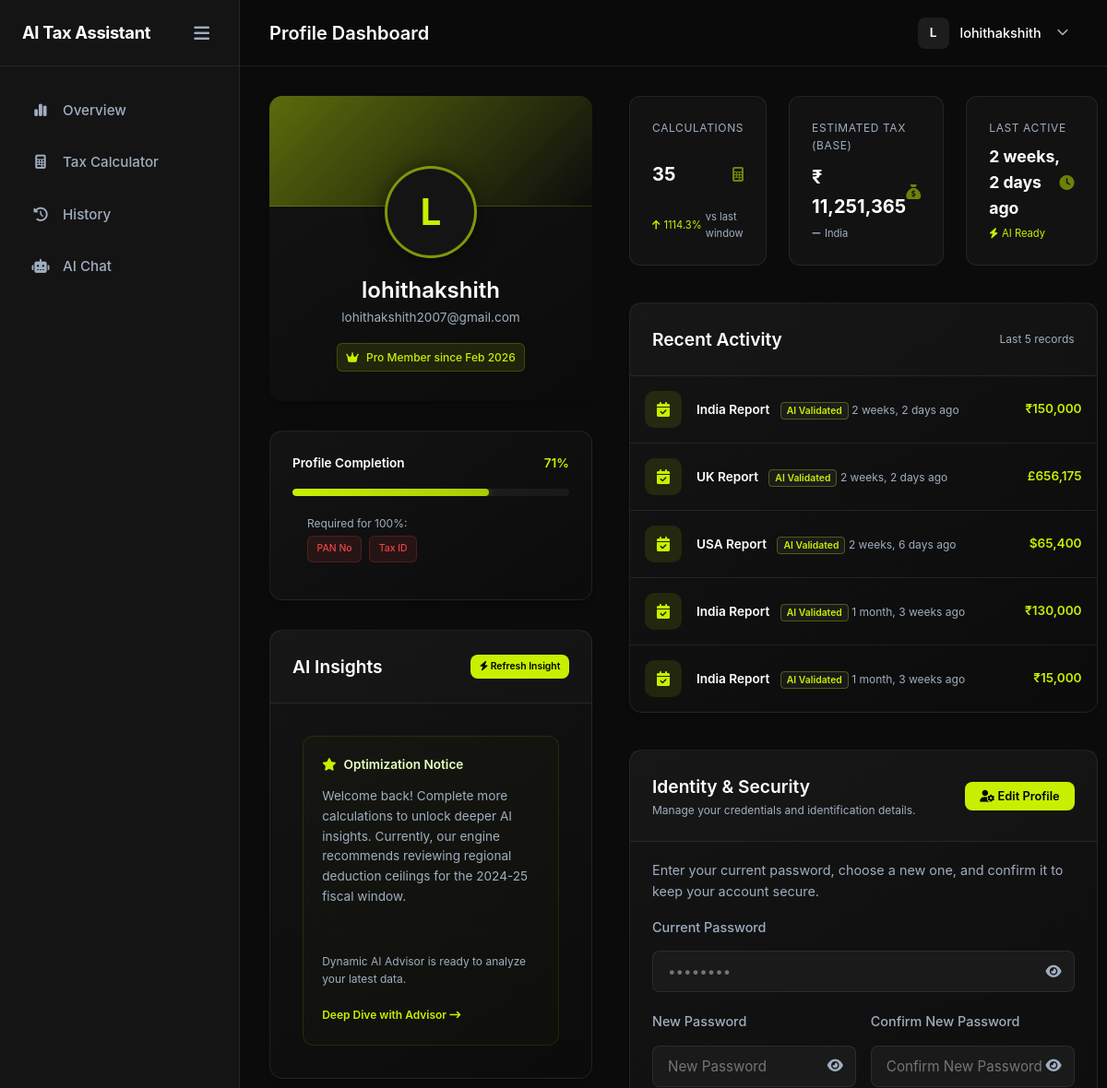
/dashboard/profile/ (signed in, upper part), run on an earlier commit of the app's database.
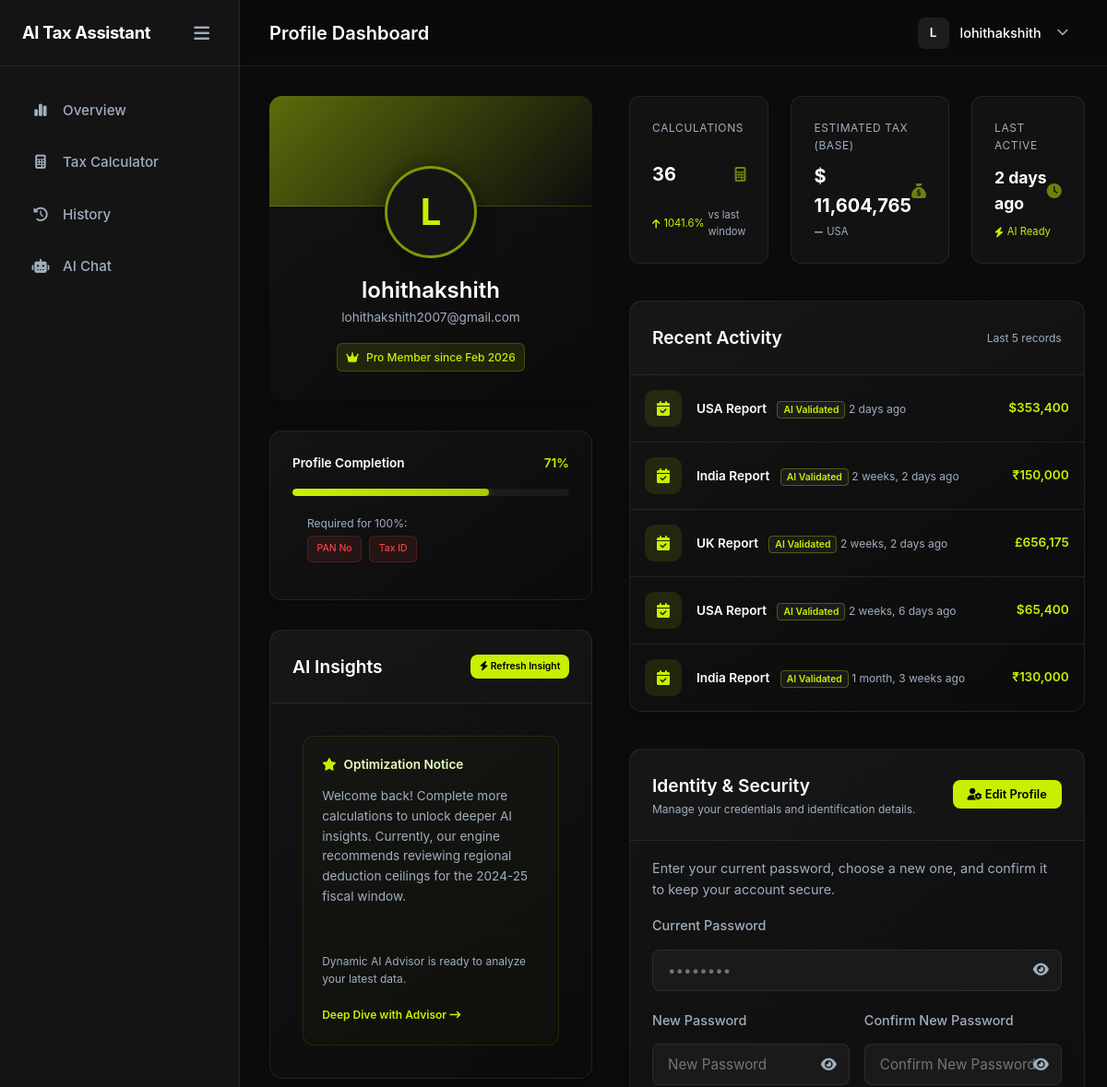
And on a later commit of the database.
### tax_engine/models.py (models this page shows, shortened)
class TaxCalculation(models.Model):
    user = models.ForeignKey(User, on_delete=models.CASCADE)
    country = models.CharField(max_length=50)
    income = models.FloatField()
    deductions = models.FloatField()
    taxable_income = models.FloatField()
    estimated_tax = models.FloatField()
    ai_explanation = models.TextField(blank=True, null=True)
    created_at = models.DateTimeField(auto_now_add=True)

### dashboard/views.py (the view, shortened to what this page needs)
# urls.py: path('dashboard/profile/', views.profile_view, name='profile'),
@login_required
def profile_view(request):
    calculations = TaxCalculation.objects.filter(user=request.user).order_by('-created_at')
    profile, created = Profile.objects.get_or_create(user=request.user)
    total_tax = sum(calc.estimated_tax for calc in calculations)
    previous_total = sum(c.estimated_tax for c in calculations[1:6])
    if previous_total > 0:
        trend = round(((total_tax - previous_total) / previous_total) * 100, 1)
    else:
        trend = 12.4 # Professional mock value if new
    missing_fields = []
    if not request.user.first_name: missing_fields.append("First Name")
    if not request.user.last_name: missing_fields.append("Last Name")
    if not request.user.profile.phone_number: missing_fields.append("Phone")
    if not request.user.profile.pan_no: missing_fields.append("PAN No")
    if not request.user.profile.tax_id: missing_fields.append("Tax ID")
    total_possible = 7 # username, email, first, last, phone, pan, taxid
    filled = 2 # user, email
    if request.user.first_name: filled += 1
    if request.user.last_name: filled += 1
    if request.user.profile.phone_number: filled += 1
    if request.user.profile.pan_no: filled += 1
    if request.user.profile.tax_id: filled += 1
    completion = int((filled / total_possible) * 100)
    last_calc = calculations.first()
    if last_calc:
        last_active_display = last_calc.created_at
    else:
        last_active_display = request.user.last_login
    user_agent = request.META.get('HTTP_USER_AGENT', 'Unknown')
    device = "Windows Desktop" if "Windows" in user_agent else "Mobile Device"
    browser = "Chrome" if "Chrome" in user_agent else "Default Browser"
    latest_calc = calculations.first()
    active_country = latest_calc.country if latest_calc else profile.preferred_country
    context = {
        'calculations': calculations,  # Full queryset for template checks
        'total_calculations': calculations.count(),
        'total_tax': round(total_tax, 2),
        'last_active': last_active_display,
        'recent_activity': calculations[:5],
        'completion_percentage': completion,
        'missing_fields': missing_fields,
        'tax_trend': trend,
        'device_info': device,
        'browser_info': browser,
        'session_ip': request.META.get('REMOTE_ADDR', '127.0.0.1'),
        'preferred_country': profile.preferred_country,
        'active_country': active_country,
    }
    return render(request, 'dashboard/profile.html', context)

### dashboard/templatetags/tax_tags.py (called while the page is built)
@register.filter
def currency_symbol(country_name):
    if not country_name:
        return "₹"  # Default to INR as per user preference
    country = str(country_name).lower().strip()
    mapping = {
        'india': '₹',
        'in': '₹',
        'inr': '₹',
        'us': '$',
        'usa': '$',
        'usd': '$',
        'united states': '$',
        'uk': '£',
        'gbp': '£',
        'united kingdom': '£',
        'gb': '£',
        'canada': 'C$',
        'cad': 'C$',
        'ca': 'C$',
        'australia': 'A$',
        'aud': 'A$',
        'au': 'A$',
        'europe': '€',
        'eu': '€',
        'euro': '€',
        'eur': '€',
    }
    return mapping.get(country, '₹')  # Default fallback to INR

### templates/dashboard/profile.html (shortened to what the changed rows need)
{% extends 'base_app.html' %}
{% load tax_tags humanize %}
{% block page_title %}Profile Dashboard{% endblock %}
{% block content %}
<div class="profile-grid-layout">
    <div class="profile-left-col">
        <div class="card p-4 card-glow-hover">
            {% if missing_fields %}
            <div class="mt-3">
                <div style="display: flex; flex-wrap: wrap; gap: 0.5rem; margin-top: 2px;">
                    {% for field in missing_fields %}
                    <span class="badge"
                        style="background: rgba(239,68,68,0.1); color: #ef4444; font-size: 0.65rem; border: 1px solid rgba(239,68,68,0.2);">{{ field }}</span>
                    {% endfor %}
                </div>
            </div>
            {% else %}
            <p class="text-accent text-xs mt-2"><i class="fa-solid fa-circle-check"></i> Profile fully complete!</p>
            {% endif %}
        </div>
    </div>
    <div class="profile-right-col">
        <div class="profile-stats-grid">
            <div class="mini-stat-card card-glow-hover">
                <span class="mini-stat-label">Calculations</span>
                <div class="flex-between align-center">
                    <span class="mini-stat-value">{{ total_calculations }}</span>
                    <i class="fa-solid fa-calculator text-accent" style="font-size: 1rem; opacity: 0.5;"></i>
                </div>
                <div class="stat-subtext trend-up">
                    <i class="fa-solid fa-arrow-up"></i> {{ tax_trend|floatformat:1 }}% <span class="text-muted">vs last window</span>
                </div>
            </div>
            <div class="mini-stat-card card-glow-hover">
                <span class="mini-stat-label">Estimated Tax (Base)</span>
                <div class="flex-between align-center">
                    <span class="mini-stat-value">
                        {% if calculations.first %}
                            {{ calculations.first.country|currency_symbol }}
                        {% else %}
                            {{ preferred_country|currency_symbol }}
                        {% endif %}
                        {{ total_tax|floatformat:0|intcomma }}
                    </span>
                    <i class="fa-solid fa-sack-dollar text-accent" style="font-size: 1rem; opacity: 0.5;"></i>
                </div>
                <div class="stat-subtext trend-neutral">
                    <i class="fa-solid fa-minus"></i> {{ active_country|country_display }}
                </div>
            </div>
            <div class="mini-stat-card card-glow-hover">
                <div class="flex-between align-center">
                    <span class="mini-stat-value" style="font-size: 1.1rem;">{{ last_active|timesince }} ago</span>
                    <i class="fa-solid fa-clock text-accent" style="font-size: 1rem; opacity: 0.5;"></i>
                </div>
            </div>
        </div>
        <div class="card card-glow-hover">
            <div class="card-body p-0">
                {% if recent_activity %}
                {% for item in recent_activity %}
                <div class="activity-item">
                    <div class="activity-icon"><i class="fa-solid fa-calendar-check"></i></div>
                    <div class="activity-details">
                        <span class="d-block text-sm font-weight-bold">{{ item.country|country_display }} Report
                            <span class="activity-tag ai">AI Validated</span>
                        </span>
                        <span class="text-muted text-xs">{{ item.created_at|timesince }} ago</span>
                    </div>
                    <div class="text-accent font-weight-bold text-sm">
                        {{ item.country|currency_symbol }}{{ item.estimated_tax|floatformat:0|intcomma }}
                    </div>
                </div>
                {% endfor %}
                {% else %}
                <p class="text-center text-muted p-4">No recent activity found.</p>
                {% endif %}
            </div>
        </div>
    </div>
</div>
{% endblock %}

What changed in the data, as far as the page shows it:
no longer on this page (row unchanged): TaxCalculation: country|country_display "India", created_at "1 month, 3 weeks", country "₹", estimated_tax "15,000"
added TaxCalculation: first.country "$", country "USA", created_at "2 days", country|country_display "USA", country "$", estimated_tax "353,400"
Also different on the page:
{{ total_calculations }}: "35" → "36"
{{ tax_trend|floatformat:1 }}: "1114.3" → "1041.6"
{{ total_tax|floatformat:0|intcomma }}: "11,251,365" → "11,604,765"
{{ calculations.first.country|currency_symbol }}: "₹" → "$"
{{ active_country|country_display }}: "India" → "USA"
{{ last_active|timesince }}: "2 weeks, 2 days" → "2 days"
